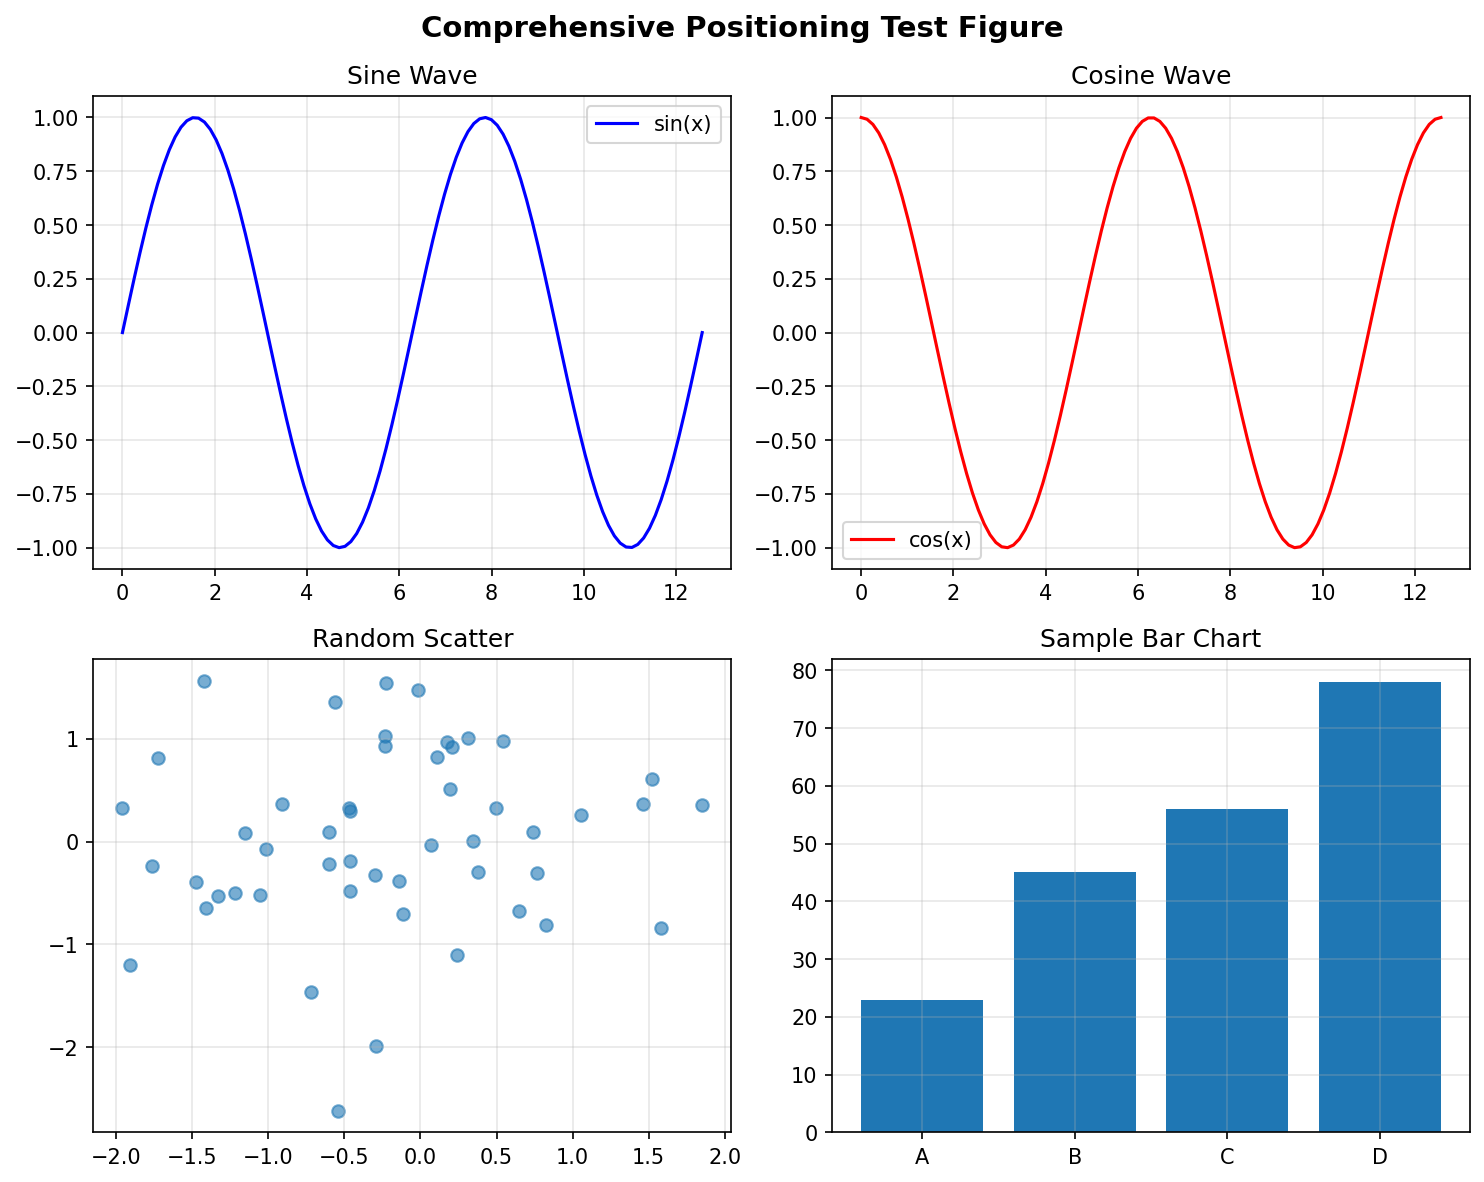

This figure's Python source:
#!/usr/bin/env python3
"""Generate a test figure for positioning examples."""

import matplotlib.pyplot as plt
import numpy as np

# Create a comprehensive test figure
fig, ((ax1, ax2), (ax3, ax4)) = plt.subplots(2, 2, figsize=(12, 8))

# Top left - sine wave
x = np.linspace(0, 4 * np.pi, 100)
ax1.plot(x, np.sin(x), "b-", label="sin(x)")
ax1.set_title("Sine Wave")
ax1.legend(loc="best")
ax1.grid(True, alpha=0.3)

# Top right - cosine wave
ax2.plot(x, np.cos(x), "r-", label="cos(x)")
ax2.set_title("Cosine Wave")
ax2.legend(loc="best")
ax2.grid(True, alpha=0.3)

# Bottom left - scatter plot
np.random.seed(42)
x_scatter = np.random.randn(50)
y_scatter = np.random.randn(50)
ax3.scatter(x_scatter, y_scatter, alpha=0.6)
ax3.set_title("Random Scatter")
ax3.grid(True, alpha=0.3)

# Bottom right - bar chart
categories = ["A", "B", "C", "D"]
values = [23, 45, 56, 78]
ax4.bar(categories, values)
ax4.set_title("Sample Bar Chart")
ax4.grid(True, alpha=0.3)

plt.suptitle("Comprehensive Positioning Test Figure", fontsize=14, fontweight="bold")
plt.tight_layout(pad=1.5)
plt.savefig("Figure__positioning_test.png", dpi=150, bbox_inches="tight")
plt.close()

print("Generated Figure__positioning_test.png")
